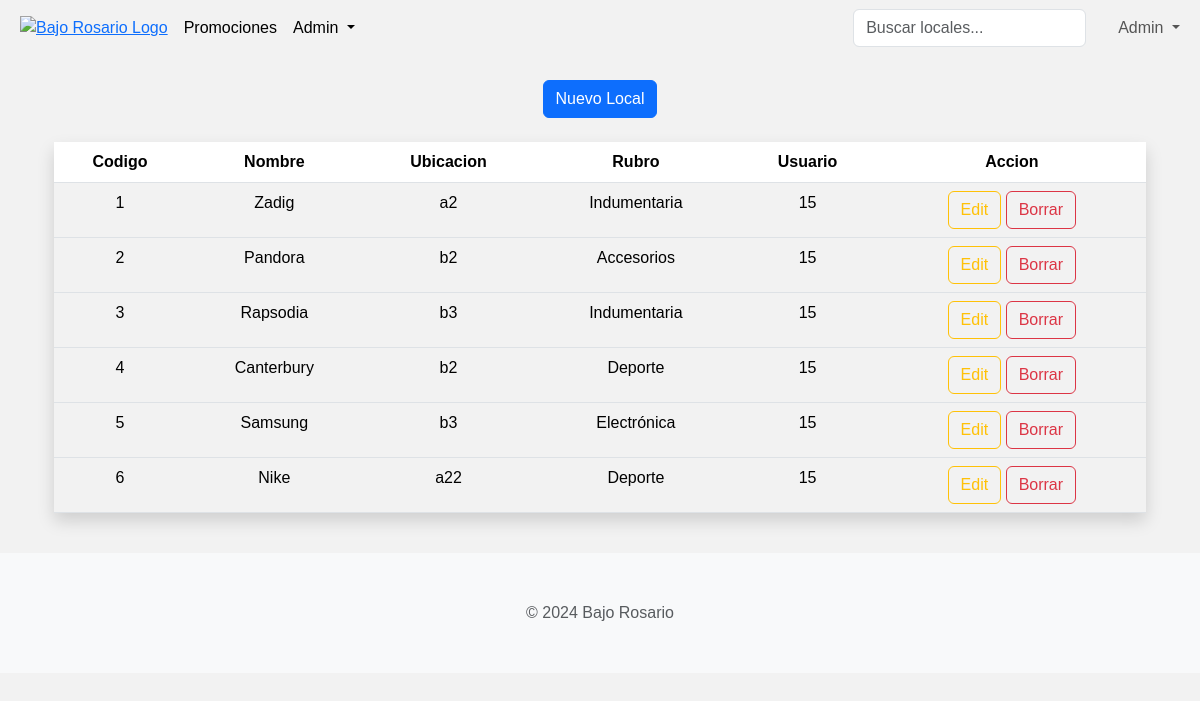
Page /admin/locales (signed in) on the committed database.
### tables this page shows
CREATE TABLE IF NOT EXISTS `locales` (
  `cod_local` int(11) NOT NULL,
  `nombre_local` varchar(100) NOT NULL,
  `ubicacion_local` varchar(50) NOT NULL,
  `rubro_local` varchar(20) NOT NULL,
  `url_logo` varchar(200) NOT NULL,
  `cod_usuario` int(11) NOT NULL
);

### src/views/admin/admin_locales.php (the view, shortened to what this page needs)
<?php
include '../header.php';
include __DIR__ . "/../../../config/db.php";
?>
<div class="container pt-4 section" style="display: flex; justify-content: center; align-items: center; flex-direction: column">
    <button type="button" class="btn btn-primary justify-content-end" data-bs-toggle="modal" data-bs-target="#exampleModal">
        Nuevo Local
    </button>
    <div
        class="container p-4"
        style="
        display: flex;
        flex-direction: column;
        justify-content: center;
        align-items: center;
        overflow-x: auto;">
        <table class="table table-striped table-hover shadow text-center" style="min-width: 750px;">
            <thead>
                <tr>
                    <th scope="col">Codigo</th>
                    <th scope="col">Nombre</th>
                    <th scope="col">Ubicacion</th>
                    <th scope="col">Rubro</th>
                    <th scope="col">Usuario</th>
                    <th scope="col">Accion</th>
                </tr>
            </thead>
            <?php
            $query = "SELECT * FROM locales";
            $result = mysqli_query($conn, $query);
            while($row = mysqli_fetch_array($result)){ ?>
                <tbody>
                    <tr>
                    <td><?php echo $row['cod_local']?></td>
                    <td><?php echo ($row['nombre_local'])?></td>
                    <td><?php echo $row['ubicacion_local']?></td>
                    <td><?php echo $row['rubro_local']?></td>
                    <td><?php echo $row['cod_usuario']?></td>
                    <td>
                        <form action="/bajorosario-shopping/src/controllers/locales/local_edit_delete.php" method="POST">
                            <button class="btn btn-outline-warning" type="submit" name="action" value="edit">Edit</button>
                            <button class="btn btn-outline-danger" type="submit" name="action" value="delete">Borrar</button>
                        </form>
                    </td>
                    </tr>
                </tbody>
            <?php }?>
        </table>
    </div>
</div>

### src/views/header.php (shortened to what this page needs)
<!DOCTYPE html>
<html lang="en">
<head>
    <link href="https://cdn.jsdelivr.net/npm/bootstrap@5.3.3/dist/css/bootstrap.min.css" rel="stylesheet">
    <link rel="stylesheet" href="/bajorosario-shopping/styles/index.css">
  </head>
<body>
  <?php
    $login = isset($_SESSION['login']);
    $admin = isset($_SESSION['user']) && $_SESSION['user'] == 'admin';
  ?>
  <nav class="navbar navbar-expand-lg">
  <div class="container-fluid">
    <a href="/bajorosario-shopping/">
      <img src="https://pub-6d29dc65ed78442db1957c22eac48272.r2.dev/logo.png" class="mx-2" alt="Bajo Rosario Logo" style="width: 50px;">
    </a>
    <div class="collapse navbar-collapse" id="navbarSupportedContent">
      <ul class="navbar-nav me-auto mb-2 mb-lg-0">
        <li class="nav-item">
            <a class="nav-link active" aria-current="page" href="/bajorosario-shopping/promociones">Promociones</a>
        </li>
        <?php if ($admin) { ?>
          <div class="text-white dropdown">
            <a class="nav-link dropdown-toggle active" role="button" data-bs-toggle="dropdown" aria-expanded="false">
              Admin
            </a>
          </div>
        <?php } ?>
      </ul>
      <?php if ($login) { ?>
        <form class="d-flex me-3" role="search" action="/bajorosario-shopping/src/controllers/locales/local_search.php" method="POST">
          <input class="form-control me-2" type="search" placeholder="Buscar locales..." aria-label="Search" name='local'>
        </form>
        <ul class="navbar-nav mb-2 mb-lg-0">
          <li class="nav-item dropdown">
            <a class="nav-link dropdown-toggle" href="#" role="button" data-bs-toggle="dropdown" aria-expanded="false">
            <?php
              if (isset($_SESSION['nombre_usuario'])){
                echo ucfirst($_SESSION['nombre_usuario']);
              }
            ?>
            </a>
          </li>
        </ul>
      <?php } ?>
    </div>
  </div>
</nav>

### styles/index.css (style rules this page uses)
body { font-family: 'Geist', sans-serif, system-ui; margin: 0 auto; align-items: center; background: #f2f2f2; }
nav { background-color: transparent; max-width: 1200px; margin: 0 auto; }
.section { max-width: 1200px; margin: 0 auto; }

### rows in the picture
locales: cod_local "1", nombre_local "Zadig", ubicacion_local "a2", rubro_local "Indumentaria", cod_usuario "15"
locales: cod_local "2", nombre_local "Pandora", ubicacion_local "b2", rubro_local "Accesorios", cod_usuario "15"
locales: cod_local "3", nombre_local "Rapsodia", ubicacion_local "b3", rubro_local "Indumentaria", cod_usuario "15"
locales: cod_local "4", nombre_local "Canterbury", ubicacion_local "b2", rubro_local "Deporte", cod_usuario "15"
locales: cod_local "5", nombre_local "Samsung", ubicacion_local "b3", rubro_local "Electrónica", cod_usuario "15"
locales: cod_local "6", nombre_local "Nike", ubicacion_local "a22", rubro_local "Deporte", cod_usuario "15"

### other values in the picture
$_SESSION['nombre_usuario'] "Admin"
